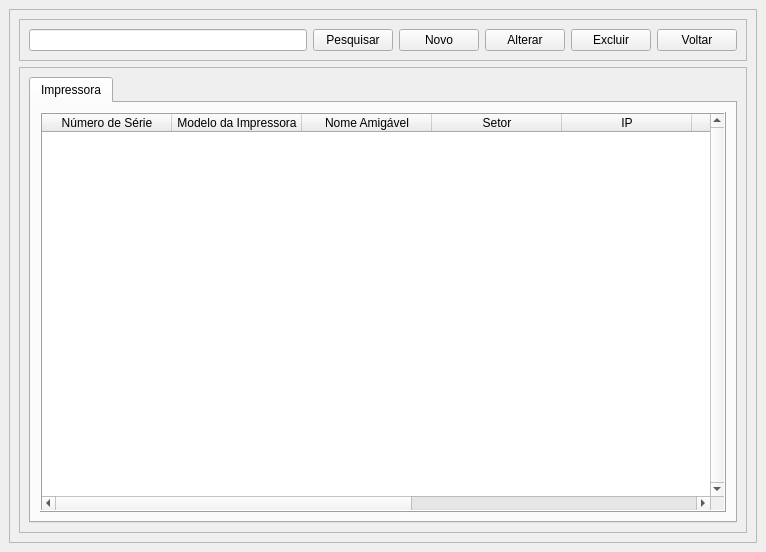
<?xml version="1.0" encoding="UTF-8"?>
<ui version="4.0">
 <class>MainWindow</class>
 <widget class="QMainWindow" name="MainWindow">
  <property name="geometry">
   <rect>
    <x>0</x>
    <y>0</y>
    <width>766</width>
    <height>552</height>
   </rect>
  </property>
  <property name="windowTitle">
   <string>Impressora</string>
  </property>
  <widget class="QWidget" name="centralwidget">
   <layout class="QGridLayout" name="gridLayout_2">
    <item row="0" column="0">
     <layout class="QGridLayout" name="gridLayout">
      <item row="0" column="0">
       <widget class="QFrame" name="frame_2">
        <property name="frameShape">
         <enum>QFrame::StyledPanel</enum>
        </property>
        <property name="frameShadow">
         <enum>QFrame::Raised</enum>
        </property>
        <layout class="QVBoxLayout" name="verticalLayout">
         <item>
          <widget class="QFrame" name="frame">
           <property name="frameShape">
            <enum>QFrame::StyledPanel</enum>
           </property>
           <property name="frameShadow">
            <enum>QFrame::Raised</enum>
           </property>
           <layout class="QHBoxLayout" name="horizontalLayout">
            <item>
             <widget class="QLineEdit" name="BR_Pesquisa"/>
            </item>
            <item>
             <widget class="QPushButton" name="BT_Pesquisar">
              <property name="text">
               <string>Pesquisar</string>
              </property>
              <property name="icon">
               <iconset>
                <normaloff>../Arte/iconfinder-documents07-1622836_121949.ico</normaloff>../Arte/iconfinder-documents07-1622836_121949.ico</iconset>
              </property>
             </widget>
            </item>
            <item>
             <widget class="QPushButton" name="BT_Criar">
              <property name="text">
               <string>Novo</string>
              </property>
              <property name="icon">
               <iconset>
                <normaloff>../Arte/new_page_document_1560.ico</normaloff>../Arte/new_page_document_1560.ico</iconset>
              </property>
             </widget>
            </item>
            <item>
             <widget class="QPushButton" name="BT_Alterar">
              <property name="text">
               <string>Alterar</string>
              </property>
              <property name="icon">
               <iconset>
                <normaloff>../Arte/edit_pencil_write_1574.ico</normaloff>../Arte/edit_pencil_write_1574.ico</iconset>
              </property>
             </widget>
            </item>
            <item>
             <widget class="QPushButton" name="BT_Exclui">
              <property name="text">
               <string>Excluir</string>
              </property>
              <property name="icon">
               <iconset>
                <normaloff>../Arte/delete_delete_exit_1577.ico</normaloff>../Arte/delete_delete_exit_1577.ico</iconset>
              </property>
             </widget>
            </item>
            <item>
             <widget class="QPushButton" name="BT_Voltar">
              <property name="text">
               <string>Voltar</string>
              </property>
              <property name="icon">
               <iconset>
                <normaloff>../Arte/3643764-back-backward-left-reply-turn_113415.ico</normaloff>../Arte/3643764-back-backward-left-reply-turn_113415.ico</iconset>
              </property>
             </widget>
            </item>
           </layout>
          </widget>
         </item>
         <item>
          <widget class="QFrame" name="frame_3">
           <property name="frameShape">
            <enum>QFrame::StyledPanel</enum>
           </property>
           <property name="frameShadow">
            <enum>QFrame::Raised</enum>
           </property>
           <layout class="QVBoxLayout" name="verticalLayout_3">
            <item>
             <widget class="QTabWidget" name="tabWidget">
              <property name="focusPolicy">
               <enum>Qt::TabFocus</enum>
              </property>
              <property name="tabPosition">
               <enum>QTabWidget::North</enum>
              </property>
              <property name="currentIndex">
               <number>0</number>
              </property>
              <widget class="QWidget" name="tab">
               <attribute name="icon">
                <iconset>
                 <normaloff>../Arte/print_printer_printing_1549.ico</normaloff>../Arte/print_printer_printing_1549.ico</iconset>
               </attribute>
               <attribute name="title">
                <string>Impressora</string>
               </attribute>
               <layout class="QHBoxLayout" name="horizontalLayout_2">
                <item>
                 <widget class="QTableWidget" name="TB_Impressora">
                  <property name="sizePolicy">
                   <sizepolicy hsizetype="Expanding" vsizetype="Expanding">
                    <horstretch>0</horstretch>
                    <verstretch>0</verstretch>
                   </sizepolicy>
                  </property>
                  <property name="font">
                   <font>
                    <family>Segoe UI</family>
                   </font>
                  </property>
                  <property name="tabletTracking">
                   <bool>true</bool>
                  </property>
                  <property name="layoutDirection">
                   <enum>Qt::LeftToRight</enum>
                  </property>
                  <property name="autoFillBackground">
                   <bool>true</bool>
                  </property>
                  <property name="frameShape">
                   <enum>QFrame::Box</enum>
                  </property>
                  <property name="frameShadow">
                   <enum>QFrame::Raised</enum>
                  </property>
                  <property name="lineWidth">
                   <number>1</number>
                  </property>
                  <property name="midLineWidth">
                   <number>0</number>
                  </property>
                  <property name="verticalScrollBarPolicy">
                   <enum>Qt::ScrollBarAlwaysOn</enum>
                  </property>
                  <property name="horizontalScrollBarPolicy">
                   <enum>Qt::ScrollBarAsNeeded</enum>
                  </property>
                  <property name="sizeAdjustPolicy">
                   <enum>QAbstractScrollArea::AdjustToContents</enum>
                  </property>
                  <property name="editTriggers">
                   <set>QAbstractItemView::NoEditTriggers</set>
                  </property>
                  <property name="dragEnabled">
                   <bool>false</bool>
                  </property>
                  <property name="dragDropMode">
                   <enum>QAbstractItemView::NoDragDrop</enum>
                  </property>
                  <property name="alternatingRowColors">
                   <bool>true</bool>
                  </property>
                  <property name="selectionMode">
                   <enum>QAbstractItemView::SingleSelection</enum>
                  </property>
                  <property name="selectionBehavior">
                   <enum>QAbstractItemView::SelectRows</enum>
                  </property>
                  <property name="verticalScrollMode">
                   <enum>QAbstractItemView::ScrollPerItem</enum>
                  </property>
                  <property name="showGrid">
                   <bool>true</bool>
                  </property>
                  <property name="gridStyle">
                   <enum>Qt::DashLine</enum>
                  </property>
                  <property name="sortingEnabled">
                   <bool>false</bool>
                  </property>
                  <attribute name="horizontalHeaderVisible">
                   <bool>true</bool>
                  </attribute>
                  <attribute name="horizontalHeaderCascadingSectionResizes">
                   <bool>false</bool>
                  </attribute>
                  <attribute name="horizontalHeaderDefaultSectionSize">
                   <number>130</number>
                  </attribute>
                  <attribute name="horizontalHeaderHighlightSections">
                   <bool>true</bool>
                  </attribute>
                  <attribute name="horizontalHeaderMinimumSectionSize">
                   <number>39</number>
                  </attribute>
                  <column>
                   <property name="text">
                    <string>Número de Série</string>
                   </property>
                  </column>
                  <column>
                   <property name="text">
                    <string>Modelo da Impressora</string>
                   </property>
                  </column>
                  <column>
                   <property name="text">
                    <string>Nome Amigável</string>
                   </property>
                  </column>
                  <column>
                   <property name="text">
                    <string>Setor</string>
                   </property>
                  </column>
                  <column>
                   <property name="text">
                    <string>IP</string>
                   </property>
                  </column>
                  <column>
                   <property name="text">
                    <string>Toner Preto</string>
                   </property>
                  </column>
                  <column>
                   <property name="text">
                    <string>Toner Margenta</string>
                   </property>
                  </column>
                  <column>
                   <property name="text">
                    <string>Toner Amarelo</string>
                   </property>
                  </column>
                  <column>
                   <property name="text">
                    <string>Toner Azul</string>
                   </property>
                  </column>
                 </widget>
                </item>
               </layout>
              </widget>
             </widget>
            </item>
           </layout>
          </widget>
         </item>
        </layout>
       </widget>
      </item>
     </layout>
    </item>
   </layout>
  </widget>
 </widget>
 <resources/>
 <connections/>
</ui>
